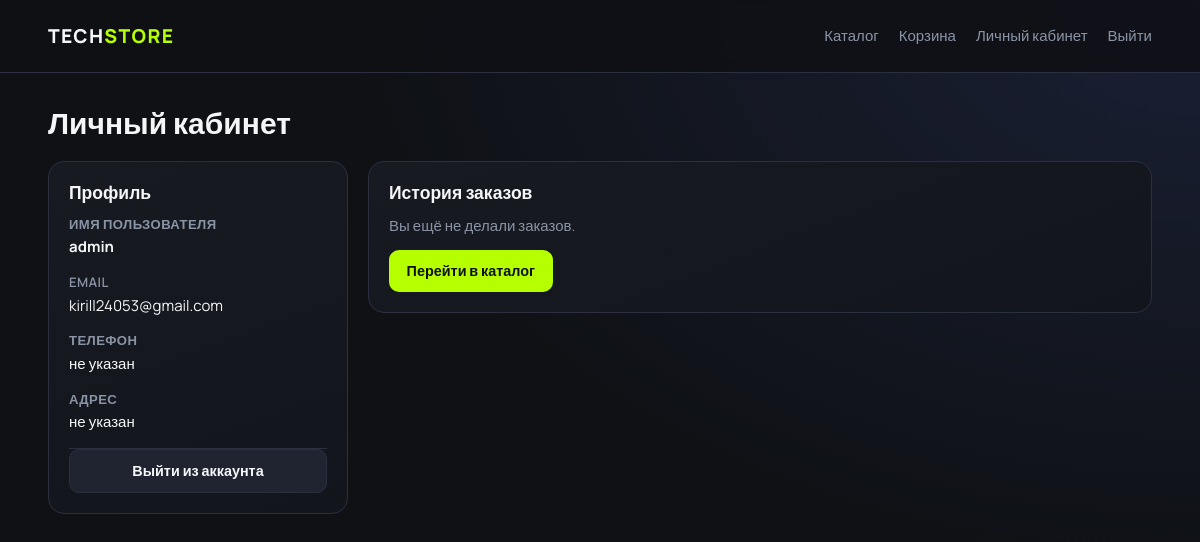
The page /profile/ (signed in) on the database as committed earlier.
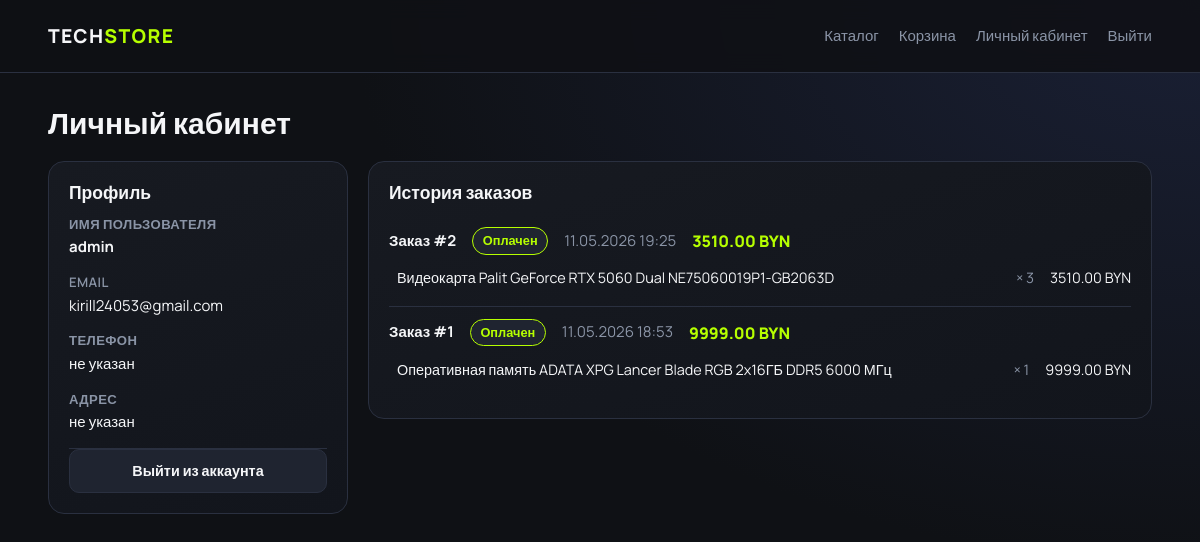
The same page on the database as committed later.
### main/models.py (models this page shows, shortened)
class Order(models.Model):
    STATUS_PENDING = "pending"
    STATUS_PAID = "paid"
    STATUS_CHOICES = [
        (STATUS_PENDING, "Ожидает оплаты"),
        (STATUS_PAID, "Оплачен"),
    ]
    user = models.ForeignKey(User, on_delete=models.CASCADE, related_name="orders", verbose_name="Покупатель")
    status = models.CharField(max_length=20, choices=STATUS_CHOICES, default=STATUS_PENDING, verbose_name="Статус")
    total_price = models.DecimalField(max_digits=10, decimal_places=2, verbose_name="Сумма заказа")
    created_at = models.DateTimeField(auto_now_add=True)
    class Meta:
        verbose_name = "Заказ"
        verbose_name_plural = "Заказы"
        ordering = ["-created_at"]

class OrderItem(models.Model):
    order = models.ForeignKey(Order, on_delete=models.CASCADE, related_name="items", verbose_name="Заказ")
    product = models.ForeignKey(Product, on_delete=models.SET_NULL, null=True, verbose_name="Товар")
    product_name = models.CharField(max_length=255, verbose_name="Название на момент заказа")
    price = models.DecimalField(max_digits=10, decimal_places=2, verbose_name="Цена на момент заказа")
    quantity = models.PositiveIntegerField(verbose_name="Количество")
    def get_cost(self):
        return self.price * self.quantity
    class Meta:
        verbose_name = "Позиция заказа"
        verbose_name_plural = "Позиции заказа"

### main/views.py (the view)
# urls.py: path("profile/", views.profile_view, name="profile"),
@login_required(login_url="login")
def profile_view(request):
    orders = Order.objects.filter(user=request.user).prefetch_related("items__product")
    return render(request, "main/profile.html", {"orders": orders})

### main/templates/main/profile.html (shortened to what this page needs)
{% extends "main/base.html" %}
{% block content %}
<h1 class="section-title">Личный кабинет</h1>
<div class="profile-layout">
    <aside class="card panel">
        <h3>Профиль</h3>
        <div class="profile-info-row">
            <span class="muted">Имя пользователя</span>
            <strong>{{ request.user.username }}</strong>
        </div>
        <div class="profile-info-row">
            <span class="muted">Email</span>
            <span>{{ request.user.email|default:"не указан" }}</span>
        </div>
        <div class="profile-info-row">
            <span class="muted">Телефон</span>
            <span>{{ request.user.profile.phone|default:"не указан" }}</span>
        </div>
        <div class="profile-info-row">
            <span class="muted">Адрес</span>
            <span>{{ request.user.profile.address|default:"не указан" }}</span>
        </div>
        <form method="post" action="{% url 'logout' %}">
            <button type="submit" class="btn btn-ghost btn-full">Выйти из аккаунта</button>
        </form>
    </aside>
    <section class="card panel">
        <h3>История заказов</h3>
        {% if orders %}
            {% for order in orders %}
                <div class="order-card">
                    <div class="order-header">
                        <span><strong>Заказ #{{ order.pk }}</strong></span>
                        <span class="order-status order-status-{{ order.status }}">{{ order.get_status_display }}</span>
                        <span class="muted">{{ order.created_at|date:"d.m.Y H:i" }}</span>
                        <span class="price">{{ order.total_price }} BYN</span>
                    </div>
                    <div class="order-items">
                        {% for item in order.items.all %}
                            <div class="order-item-row">
                                <span>{{ item.product_name }}</span>
                                <span class="muted">× {{ item.quantity }}</span>
                                <span>{{ item.get_cost }} BYN</span>
                            </div>
                        {% endfor %}
                    </div>
                </div>
                {% if not forloop.last %}<hr class="cart-divider">{% endif %}
            {% endfor %}
        {% else %}
            <p class="muted">Вы ещё не делали заказов.</p>
            <a href="{% url 'catalog' %}" class="btn btn-primary">Перейти в каталог</a>
        {% endif %}
    </section>
</div>
{% endblock %}

Rows that differ between the two databases and show on the page:
added Order: pk "2", status "Оплачен", created_at "11.05.2026 19:25", total_price "3510.00"
added OrderItem: product_name "Видеокарта Palit GeForce RTX 5060 Dual NE75060019P1-GB2063D", quantity "3", get_cost "3510.00", shown under "2"
added Order: pk "1", status "Оплачен", created_at "11.05.2026 18:53", total_price "9999.00"
added OrderItem: product_name "Оперативная память ADATA XPG Lancer Blade RGB 2x16ГБ DDR5 6000 МГц", quantity "1", get_cost "9999.00"
Other text that changed with them:
text no longer shown: "Вы ещё не делали заказов. Перейти в каталог"
